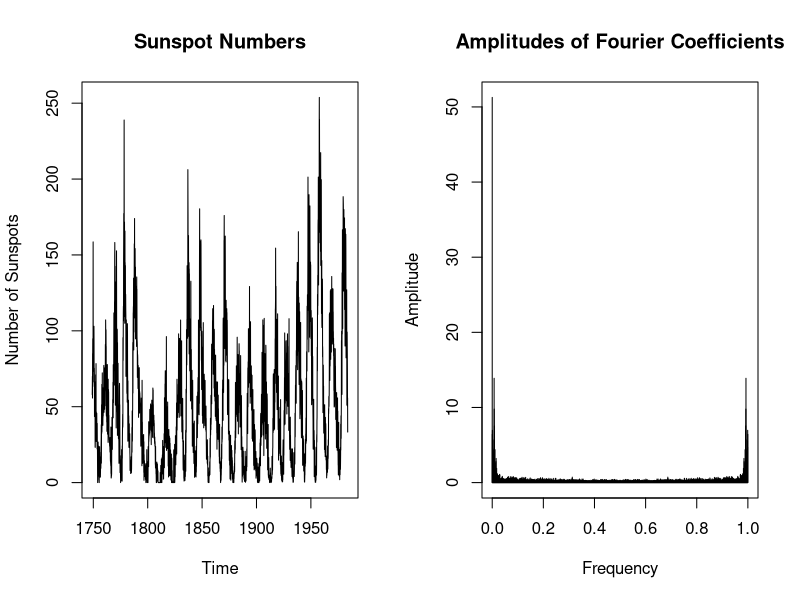

The R source for this figure:
# Load the sunspots dataset
data("sunspots")
signal <- sunspots  # Assign the sunspots data to 'signal'

# Get the length of the signal
n <- length(signal)

# Perform the Fast Fourier Transform (FFT)
fft_result <- fft(signal)

# Calculate amplitudes (normalized by dividing by the length of the signal)
amplitudes <- Mod(fft_result) / n

# Calculate phases (in radians)
# phases <- Arg(fft_result)

# Plot the original signal
par(mfrow = c(1, 2))  # Set the plotting window for one plot
plot(signal, main = "Sunspot Numbers", ylab = "Number of Sunspots", xlab = "Time")

# Create a sequence of frequencies for plotting
freqs <- seq(0, n - 1) / n

# Plot the amplitudes of the Fourier coefficients
plot(freqs, amplitudes, type = "h",
     xlab = "Frequency", ylab = "Amplitude",
     main = "Amplitudes of Fourier Coefficients")
